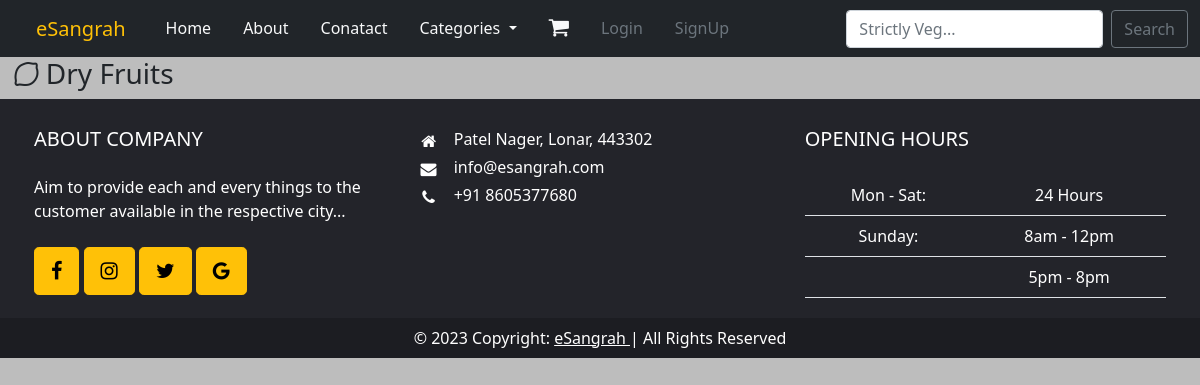
The page /dryfruit on the database as committed earlier.
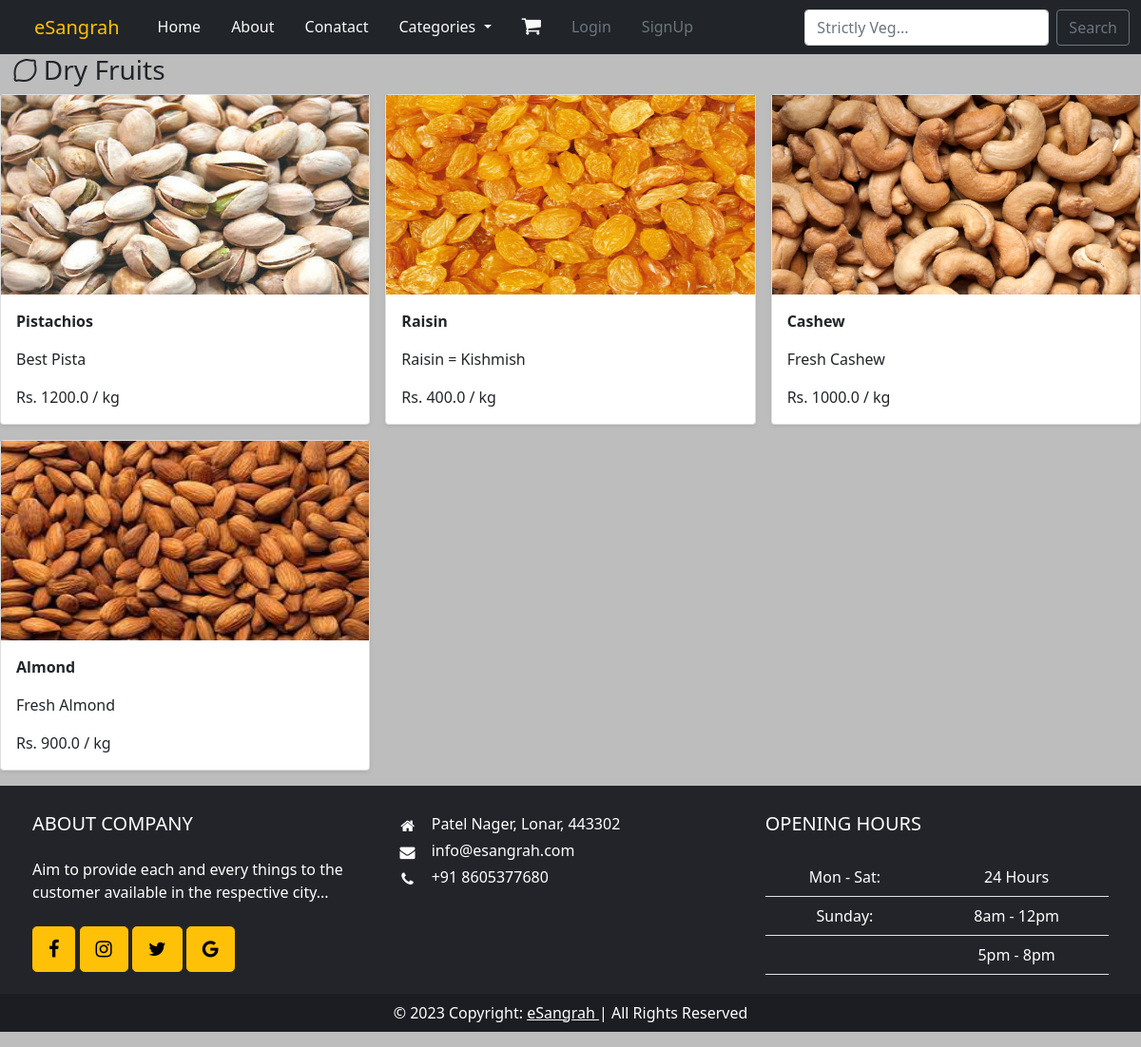
The same page on the database as committed later.
### eSangrah/models.py (models this page shows, shortened)
class DryFruit(models.Model):
    name = models.CharField(max_length=100)
    image = models.ImageField(upload_to="dryfruit_img")
    desc = models.CharField(max_length=100)
    price = models.FloatField(max_length=6)

### eSangrah/views.py (the view)
# urls.py: path("dryfruit", views.dryfruit, name='dryfruit'),
def dryfruit(request):
    dryfruits = DryFruit.objects.all().order_by("-id")
    return render(request, 'dryfruit.html', {"dryfruits":dryfruits})

### templates/dryfruit.html
{% extends "base.html" %}
{% block main %}
<h3 class="my5"> &nbsp; <i class="fa fa-lemon-o " aria-hidden="true"></i> Dry Fruits</h3>
<div class="row row-cols-1 row-cols-sm-2 row-cols-md-3 g-3">
    {% for dryfruit in dryfruits %}
    <div class="col">
        <div class="card shadow-sm">
            <a href=""><img src="{{dryfruit.image.url}}" class="d-block w-100" height="210px" alt="..."/></a>
            <div class="card-body">
                <p class="card-text"><b>{{dryfruit.name}}</b></p>
                <p class="card-text">{{dryfruit.desc}}</p>
                <p class="card-text">Rs. {{dryfruit.price}} / kg</p>
            </div>
        </div>
    </div>
  {% endfor %}
</div>
{% endblock main %}

Rows that differ between the two databases and show on the page:
added DryFruit: image (picture), name "Pistachios", desc "Best Pista", price "1200.0"
added DryFruit: image (picture), name "Raisin", desc "Raisin = Kishmish", price "400.0"
added DryFruit: image (picture), name "Cashew", desc "Fresh Cashew", price "1000.0"
added DryFruit: image (picture), name "Almond", desc "Fresh Almond", price "900.0"
